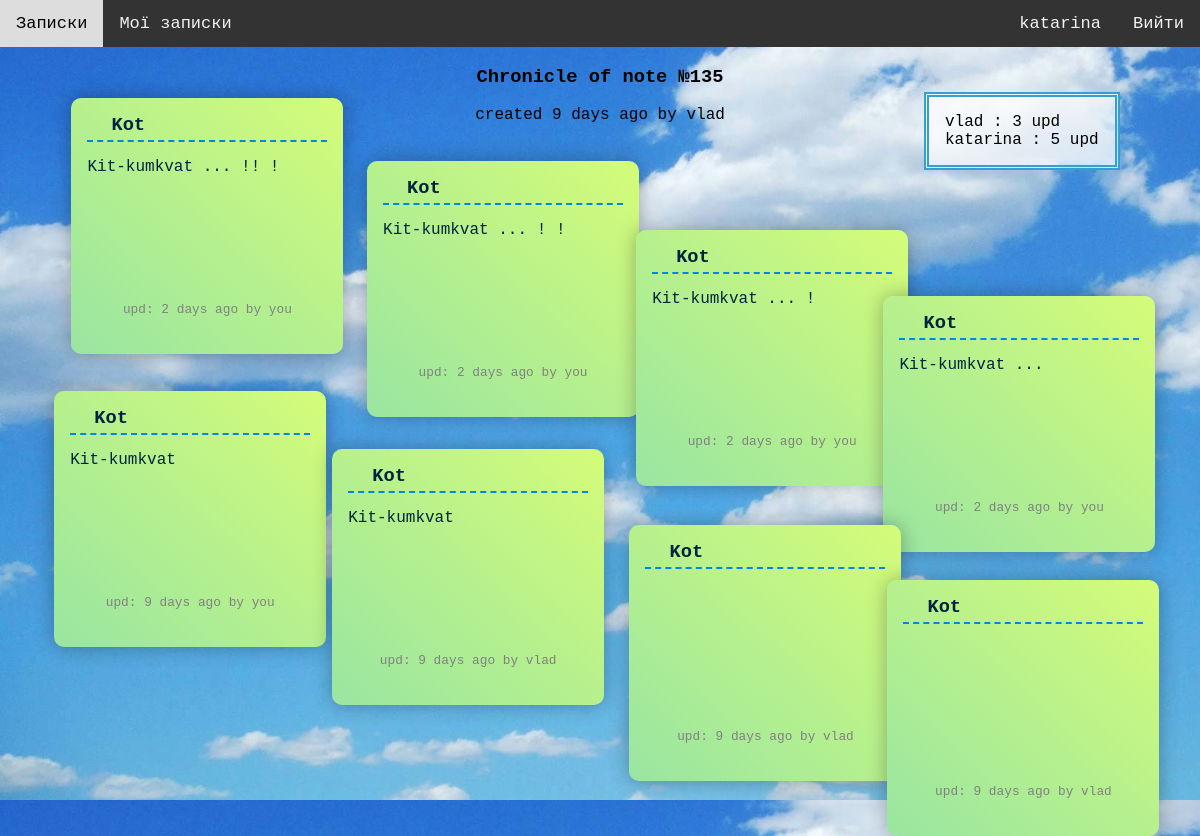
The page /note/135 (signed in) on the database its author committed.
### notes/models.py (models this page shows, shortened)
class Note(models.Model):
    title = models.CharField(max_length=300, default='')
    content = models.TextField(default='')
    left = models.CharField(max_length=7, default='35vw')
    top = models.CharField(max_length=7, default='37h')
    author = models.ForeignKey(
        User, on_delete=models.CASCADE
    )
    creation_date = models.DateTimeField(auto_now_add=True, editable=False)
    def when_published(self):
        now = timezone.now()
        since = now - self.creation_date
        days = since.days
        seconds = since.seconds
        if days == 0:
            if int(seconds / 3600) == 1:
                return f"{int(seconds / 3600)} hour ago"
            elif seconds >= 3600:
                return f"{int(seconds / 3600)} hours ago"
            elif int(seconds / 60) == 1:
                return f"{int(seconds / 60)} minute ago"
            else:
                return f"{int(seconds / 60)} minutes ago"
        elif days == 1:
            return f"{days} day ago"
        else:
            return f"{days} days ago"
    def get_edits(self):
        return self.edit_set.all()
    def html_users_edits(self):
        d = {}
        edits = self.get_edits()
        if edits:
            for edit in edits:
                if edit.author not in d:
                    d[edit.author] = 1
                else:
                    d[edit.author] += 1
        return [f'{author} : {d[author]} upd' for author in d]

class Edit(models.Model):
    title = models.CharField(max_length=300)
    content = models.TextField()
    note = models.ForeignKey(
        Note, on_delete=models.CASCADE
    )
    author = models.ForeignKey(
        User, on_delete=models.CASCADE
    )
    creation_date = models.DateTimeField(auto_now_add=True, editable=False)
    def when_published(self):
        now = timezone.now()
        since = now - self.creation_date
        days = since.days
        seconds = since.seconds
        if days == 0:
            if int(seconds/3600) == 1:
                return f"{int(seconds / 3600)} hour ago"
            elif seconds >= 3600:
                return f"{int(seconds/3600)} hours ago"
            elif int(seconds / 60) == 1:
                return f"{int(seconds / 60)} minute ago"
            else:
                return f"{int(seconds / 60)} minutes ago"
        elif days == 1:
            return f"{days} day ago"
        else:
            return f"{days} days ago"
    def get_position(self):
        edits = self.note.get_edits().order_by('-creation_date')
        if edits:
            i = 0
            for edit in edits:
                if edit.id == self.id:
                    row = i // 4
                    col = i % 4
                    xran = 5*random.random()
                    yran = 1 * random.random()
                    return f'left:{3 + col*23 + xran}%; ' \
                           f'top:{5 + row*2 + i*4 + yran}rem;'
                i += 1

### notes/views.py (the view)
# urls.py: path("note/<int:pk>", views.details_note, name="details_note"),
@login_required
def details_note(request, pk):
    note = Note.objects.get(id=pk)
    edits = note.get_edits()
    context = {
        "edits": edits,
        "note": note
    }
    return render(request, "details_note.html", context)

### notes/templates/details_note.html (shortened to what this page needs)
{% extends 'base.html' %}
{% load static %}
{% block header %}
    <link rel="stylesheet" href="{% static 'note.css' %}">
{% endblock %}
{%  block content %}
<center>
    <h3>Chronicle of note №{{ note.id }}</h3>
    {% if note.author == user %}
        <p>created  {{ note.when_published }} by you</p>
    {% else %}
        <p>created  {{ note.when_published }} by {{ note.author }}</p>
    {% endif %}
</center>
<div class="users_edits">
    {% for stat in note.html_users_edits %}
        {{ stat }}<br>
    {% endfor %}
</div>
<div class="container-flexy">
{% for edit in edits|dictsortreversed:"creation_date" %}
    <div class="sticky-flexy" style="{{ edit.get_position }}">
        <h3>{{ edit.title }}</h3>
        <p>{{ edit.content }}</p>
        <div class="sticky_update_footer">
                {% if edit.author == user %}
                    upd:  {{ edit.when_published }} by you
                {% else %}
                    upd:  {{ edit.when_published }} by {{ edit.author }}
                {% endif %}
        </div>
    </div>
{% endfor %}
</div>
{% endblock %}

### notatky/templates/navbar.html
{%  block content %}
<div class="navbar">
  <a href="{% url 'notes:notes' %}">Записки</a>
  {% if user.is_authenticated %}
  <a href="{% url 'notes:user_notes' %}">Мої записки</a>
  <a href="{% url 'auth:log_out' %}" style="float:right">Вийти</a>
  <a href="{% url 'auth:profile' user.id %}" style="float:right">{{ user.username }}</a>
  {% else %}
  <a href="{% url 'auth:log_in' %}" style="float:right">Увійти</a>
  {% endif %}
</div>
{% endblock %}

### notatky/static/css/navbar.css (style rules this page uses)
.navbar { width: 100%; position: -webkit-sticky; position: sticky; top: 0px; background-color: #333; overflow: hidden; z-index: 5; }
.navbar a { float: left; color: #f2f2f2; text-align: center; padding: 14px 16px; text-decoration: none; font-size: 17px; }

### notes/static/css/base.css (style rules this page uses)
html { box-sizing: border-box; font-family: 'Courier New', Courier, monospace; }
body { background: linear-gradient(to left bottom, #41d8dd, #5583ee); min-height: 100vh; height: 100%; margin: 0; position: relative; background-image: url("img/sky.jpg"); -webkit-background-size: cover; -moz-background-size: cover; -o-background-size: cover; background-size: cover; }
a { text-decoration: none; }

### notes/static/css/note.css (style rules this page uses)
.container-flexy { padding: 1rem; }
.sticky-flexy { background: linear-gradient(to left bottom, #d4fc78, #99e5a2); box-shadow: 0 0 20px rgba(0, 0, 0, 0.3); color: #00243f; display: inline-block; padding: 1rem; width: 15rem; height: 14rem; margin: 1rem; position: absolute; border-radius: 10px; }
.sticky h3, .sticky-flexy h3 { border-bottom: dashed 2px #0085e8; margin: 0 0 1rem 0; min-height: 1.3rem; padding: 0 1.5rem 0.25rem 1.5rem; }
.sticky p, .sticky-flexy p { margin: 0; min-height: 9rem; font-size: 1rem; font-weight: 400; }
.sticky_update_footer, .update_footer { font-size: 0.8rem; font-weight: 100; color: grey; text-align: center; }
.users_edits { position: absolute; margin-top: -4%; margin-left: 77%; border: thick double #32a1ce; padding: 1rem; background-color: rgba(255, 255, 255, 0.7); }

### rows shown on the page
Note: id "135", when_published "9 days ago", author "vlad"
Edit: title "Kot", content "Kit-kumkvat ... !! !", when_published "2 days ago"
Edit: title "Kot", content "Kit-kumkvat ... ! !", when_published "2 days ago"
Edit: title "Kot", content "Kit-kumkvat ... !", when_published "2 days ago"
Edit: title "Kot", content "Kit-kumkvat ...", when_published "2 days ago"
Edit: title "Kot", content "Kit-kumkvat", when_published "9 days ago"
Edit: title "Kot", content "Kit-kumkvat", when_published "9 days ago", author "vlad"
Edit: title "Kot", when_published "9 days ago", author "vlad"
Edit: title "Kot", when_published "9 days ago", author "vlad"

### other values the page prints
{{ user.username }} "katarina"
{{ stat }} "vlad : 3 upd" "katarina : 5 upd"
